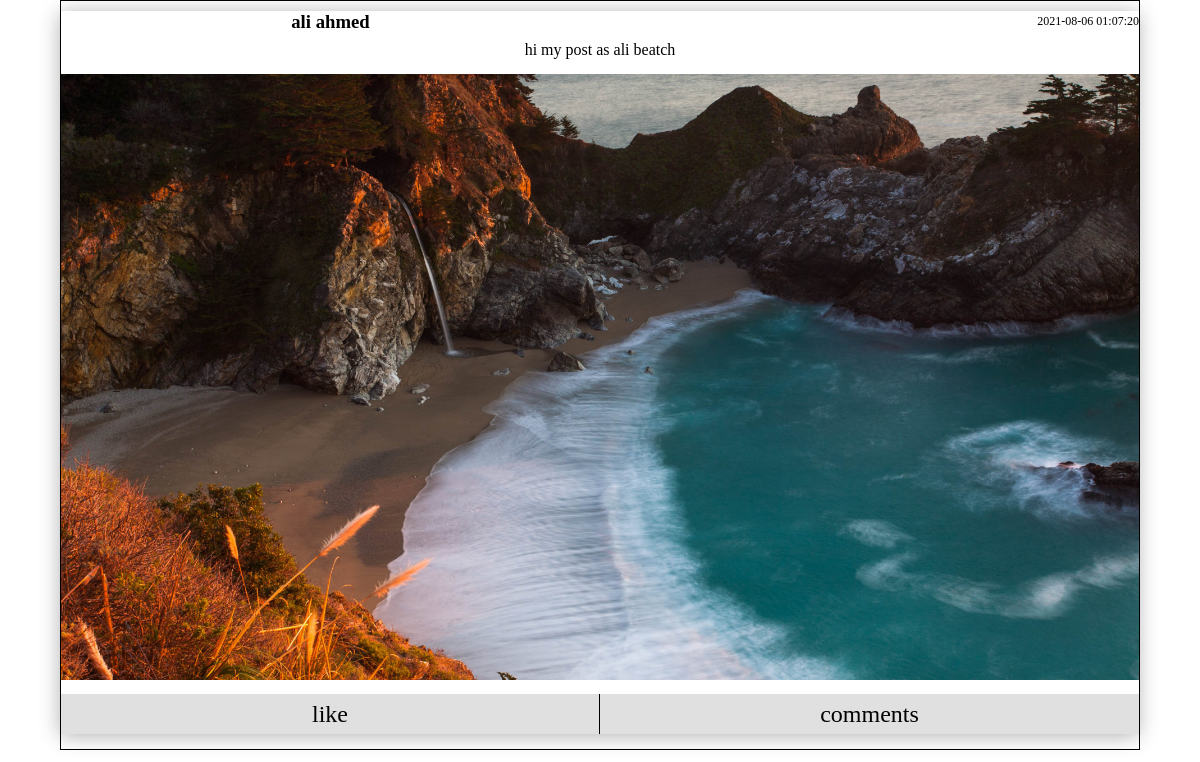
/post.php?id=6, run on the app's committed database.
### tables this page shows
CREATE TABLE `users` (
  `id` int(11) NOT NULL,
  `firstName` varchar(250) NOT NULL,
  `lastName` varchar(250) NOT NULL,
  `email` varchar(250) NOT NULL,
  `password` varchar(250) NOT NULL,
  `url_img` varchar(500) DEFAULT NULL
);

CREATE TABLE `posts` (
  `id_post` int(11) NOT NULL,
  `id_author` int(11) NOT NULL,
  `context` text,
  `date_post` datetime NOT NULL DEFAULT CURRENT_TIMESTAMP,
  `url_img` varchar(500) DEFAULT NULL
);

### post.php (the view, shortened to what this page needs)
<?php
include_once "php/inc/config.php";
$id_post=$_GET["id"];
$get_post=mysqli_query($conn,"SELECT * FROM posts WHERE id_post='{$id_post}' ");
if(mysqli_num_rows($get_post) > 0 ){
    while($post = mysqli_fetch_object($get_post)){
   $id_author= $post -> id_author;
   $context= $post -> context;
   $date_post= $post -> date_post;
   $url_img= $post -> url_img;
 }
}
else{
    header("location: ../404.php");
}
?>
<!DOCTYPE html>
<html lang="en">
<head>
    <link rel="stylesheet" href="../css/core.css" />
    <link rel="stylesheet" href="../css/components/header.css" />
    <link rel="stylesheet" href="../css/post.css" />
</head>
<body>
<div class="container-post">
    <div class="post">
        <div class="post-header">
            <h3 class=author-name><?php
  $get_author= mysqli_query($conn,"SELECT * FROM users WHERE id ={$id_author}");
       if(mysqli_num_rows($get_author) > 0){
while($author = mysqli_fetch_object($get_author)){
   echo $author -> firstName.' '.$author -> lastName;
}
}
?> </h3>
            <span class=date-post>
                <?php echo htmlspecialchars($date_post)?>
            </span>
        </div>
        <section class=content-post>
            <?php
            if($context != null){?>
            <p> <?php echo htmlspecialchars($context)?>
            </p>
            <?php
            }
            ?>
            <?php
            if($url_img != null){
            ?>
            <div class="image-post">
            <img src="../php/image-post/<?php echo $url_img?>" alt="">
            </div>
            <?php
            }
            ?>
        </section>
        <div class="footer-post">
            <span class=like>like</span>
            <span class=comments>comments</span>
        </div>
    </div>
</div>
</body>
</html>

### css/core.css (style rules this page uses)
* { padding: 0; margin: 0; box-sizing: border-box; text-decoration: none; }

### css/post.css (style rules this page uses)
.container-post { width: 100%; min-height: calc(100vh - 50px); border: 1px #000 solid; }
.container-post .post { margin: 10px auto 10px auto; width: 100%; -webkit-box-shadow: -1px 2px 20px 0px #0000004f; box-shadow: -1px 2px 20px 0px #0000004f; }
.container-post .post .post-header { width: 100%; height: 20px; }
.container-post .post .post-header .author-name { width: 50%; float: left; display: -webkit-box; display: -ms-flexbox; display: flex; -webkit-box-align: center; -ms-flex-align: center; align-items: center; -webkit-box-pack: center; -ms-flex-pack: center; justify-content: center; }
.container-post .post .post-header .date-post { width: 50%; height: 100%; float: left; font-size: 12px; display: -webkit-box; display: -ms-flexbox; display: flex; -webkit-box-align: center; -ms-flex-align: center; align-items: center; -webkit-box-pack: end; -ms-flex-pack: end; justify-content: flex-end; }
.container-post .post .content-post { margin: 10px 0 0 0; width: 100%; text-align: center; }
.container-post .post .content-post p { margin: 0 0 15px 0; width: 100%; font-size: 16px; display: -webkit-box; display: -ms-flexbox; display: flex; -webkit-box-align: center; -ms-flex-align: center; align-items: center; -webkit-box-pack: center; -ms-flex-pack: center; justify-content: center; }
.container-post .post .content-post .image-post { width: 100%; margin: 10px 0px; }
.container-post .post .content-post .image-post img { width: 100%; }
.container-post .post .footer-post { margin: 10px 0 0 0; width: 100%; height: 40px; display: -webkit-box; display: -ms-flexbox; display: flex; -webkit-box-orient: horizontal; -webkit-box-direction: normal; -ms-flex-direction: row; flex-direction: row; -webkit-box-align: center; -ms-flex-align: center; align-items: center; -webkit-box-pack: center; -ms-flex-pack: center; justify-content: center; }
.container-post .post .footer-post .like, .container-post .post .footer-post .comments { width: 50%; height: 100%; display: -webkit-box; display: -ms-flexbox; display: flex; -webkit-box-align: center; -ms-flex-align: center; align-items: center; -webkit-box-pack: center; -ms-flex-pack: center; justify-content: center; background: #dbdbdbdb; font-size: 24px; }
.container-post .post .footer-post .like { border-right: 1px solid #000; }
@media screen and (min-width: 700px) { .container-post { width: 90%; margin: auto; } }

### data on the page
users: firstName "ali", lastName "ahmed"
posts: date_post "2021-08-06 01:07:20", context "hi my post as ali beatch", url_img (picture)
